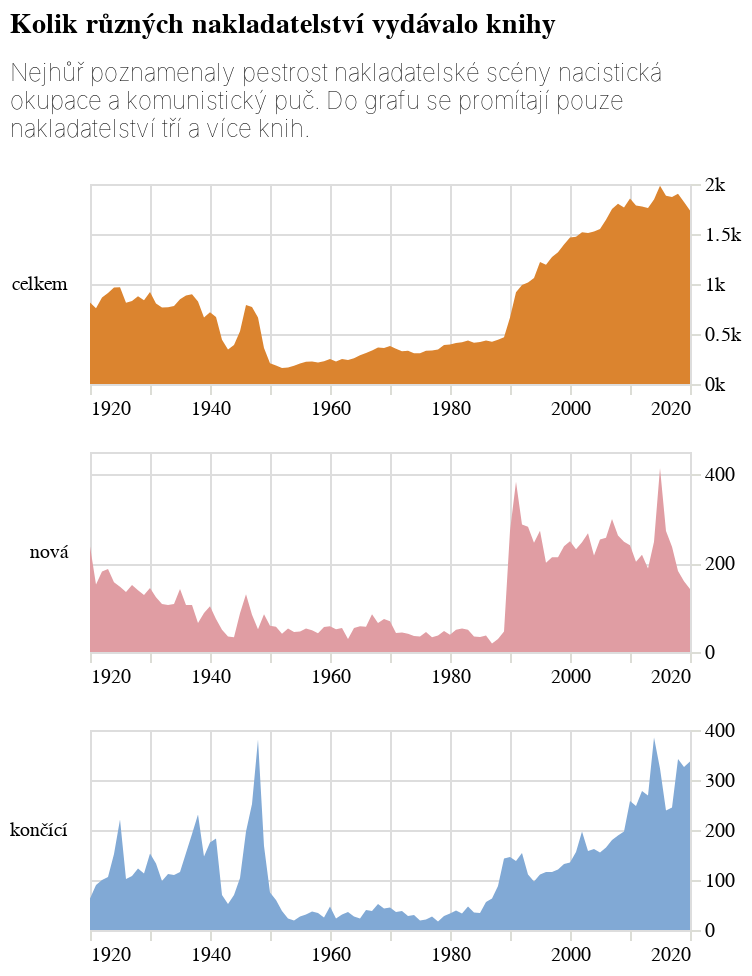

Notebook code for this chart:
### Code cell
graf_nakl = alt.Chart(do_grafu, title={'text': titulek, 'subtitle': podtitulek}, width=300).mark_area().encode(
    alt.X("rok:T", 
          title=None,
          axis=alt.Axis(domainOpacity=0, tickColor='#DCDDD6')
    ),
    alt.Y('value:Q', 
          axis=alt.Axis(domainOpacity=0, tickColor='#DCDDD6', orient='right', format='~s'), 
          title=None
    ),
    alt.Color("variable:N", 
              scale=alt.Scale(range=['#DB842F', '#81A9D5', '#E09DA3']), ## '# ['#a7ddd6','#001f80','#e6e6e4','#e5db00','#e49996','#9cc002']), 
              title=None, 
              legend=None
    ),
    row=alt.Row(
        "variable:N", 
        title=None, 
        spacing=15, 
        header=alt.Header(labelAngle=0, labelAlign='left', labelAnchor='middle', labelFont='Asap'),
                sort=['celkem', 'nová', 'končící'],

    )
).resolve_axis(
    x='independent'
).resolve_scale(
    y='independent'
).properties(height=100, width=300)

graf_nakl

### Figure 1 — Vega-Lite specification as saved in the notebook (floating-point values rounded to 4 significant figures; data arrays with more than 128 entries replaced by an {"elided": "..."} marker saying what was removed)
{"config": {"title": {"font": "Noticia Text", "fontSize": 14, "anchor": "start", "fontWeight": "bolder", "subtitleFont": "Noticia Text", "subtitleFontSize": 12, "subtitleFontWeight": "lighter", "subtitlePadding": 12, "dy": -12}, "axis": {"labelFont": "Asap", "titleFont": "Asap", "fontWeight": "lighter", "titleFontWeight": "lighter", "labelFontSize": 10, "titleFontSize": 10, "labelPadding": 2, "titlePadding": 10}, "legend": {"labelFont": "Asap", "labelFontWeight": "normal", "titleFont": "Asap", "titleFontWeight": "normal", "labelFontSize": 10, "titleFontSize": 10}}, "data": {"name": "data-7cac62a41b3137145c5e5d7ae13fd429"}, "mark": {"type": "area"}, "encoding": {"color": {"field": "variable", "legend": null, "scale": {"range": ["#DB842F", "#81A9D5", "#E09DA3"]}, "title": null, "type": "nominal"}, "row": {"field": "variable", "header": {"labelAlign": "left", "labelAnchor": "middle", "labelAngle": 0, "labelFont": "Asap"}, "sort": ["celkem", "nová", "končící"], "spacing": 15, "title": null, "type": "nominal"}, "x": {"axis": {"domainOpacity": 0, "tickColor": "#DCDDD6"}, "field": "rok", "title": null, "type": "temporal"}, "y": {"axis": {"domainOpacity": 0, "format": "~s", "orient": "right", "tickColor": "#DCDDD6"}, "field": "value", "title": null, "type": "quantitative"}}, "height": 100, "resolve": {"axis": {"x": "independent"}, "scale": {"y": "independent"}}, "title": {"text": "Kolik různých nakladatelství vydávalo knihy", "subtitle": ["Nejhůř poznamenaly pestrost nakladatelské scény nacistická", "okupace a komunistický puč. Do grafu se promítají pouze", "nakladatelství tří a více knih."]}, "width": 300, "$schema": "https://vega.github.io/schema/vega-lite/v5.8.0.json", "datasets": {"data-7cac62a41b3137145c5e5d7ae13fd429": {"elided": "303 records"}}}
